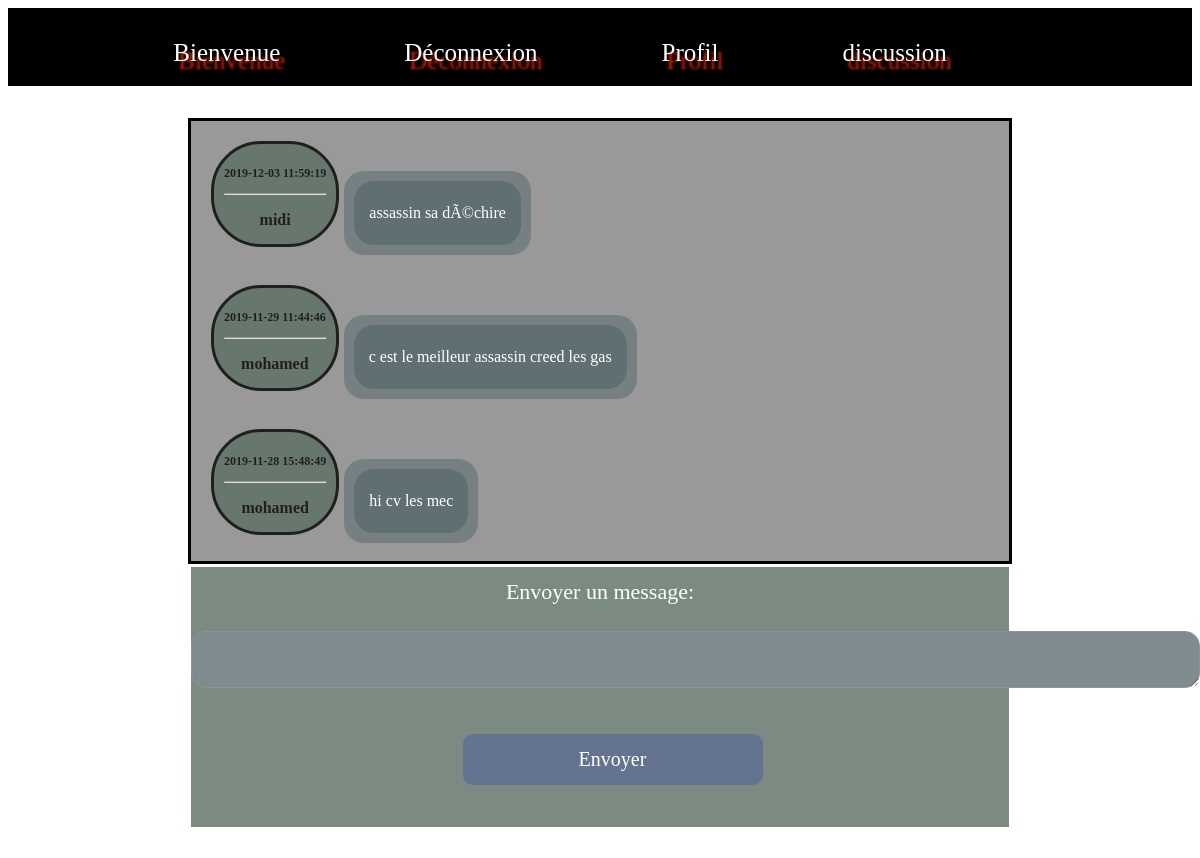
Page /discussion.php (signed in) on the committed database.
### tables this page shows
CREATE TABLE IF NOT EXISTS `messages` (
  `id` int(11) NOT NULL AUTO_INCREMENT,
  `message` varchar(140) NOT NULL,
  `id_utilisateur` int(11) NOT NULL,
  `date` datetime NOT NULL,
  PRIMARY KEY (`id`)
);

CREATE TABLE IF NOT EXISTS `utilisateurs` (
  `id` int(11) NOT NULL AUTO_INCREMENT,
  `login` varchar(255) NOT NULL,
  `password` varchar(255) NOT NULL,
  PRIMARY KEY (`id`)
);

### discussion.php (the view, shortened to what this page needs)
<html>
<head>
	<link rel="stylesheet" href= "index.css">
</head>
  <body class="bodyd">
     <?php
    if (isset ($_SESSION['login']) && !empty($_SESSION['login'])){
    if (isset($_SESSION['login']) && ($_SESSION['login'] == true))
    {
      include 'barnavco.php';
    }
    else
    {
       include 'barnav.php';
    }
    ?>
    <section>
<?php
$connexion = mysqli_connect("localhost","root","","discussion");
$requete = "SELECT login, message,date FROM utilisateurs LEFT JOIN messages ON utilisateurs.id = messages.id_utilisateur ORDER BY messages.id DESC";
$req = mysqli_query($connexion, $requete);
while($row = mysqli_fetch_assoc($req))
{
 ?>
	<div class="poster">
		<div id="user">
		   <p><b><?php echo $row['date']?></b></p>
		   <hr>
		   <h3><b><?php echo $row['login']?></b></h3>
	    </div>
	    <div id="messag">
	    	<div class="bubble">
		   <p><?php echo $row['message']?></p>
		   </div>
	   </div>
	</div>
<?php
}
?>
</section>
<article>
        <div id="comment">
                    <?php
               if (isset($_SESSION['login'])==true){
                    ?>
                    <form method="POST" action="">
                        <label>Envoyer un message:</label>
                        <br/><br/>
                        <textarea name="message" rows="3" maxlength="50" cols="120"></textarea><br/><br/>
                        <input type="submit" name="submit" value ="Envoyer">
                    </form>
                    <?php
                     }
                  ?>
        </div>
    </article>
</body>
<?php
}
?>

### barnavco.php
<header>
   <link rel="stylesheet" href="index.css" media="screen" type="text/css" />
           <div class="Barrenav">
               <nav>
                   <ul id="nav">
                       <li><a href="index.php">Bienvenue</a></li>
                       <li><a href="index.php?deconnexion=true">Déconnexion</a></li>
                       <li><a href="profil.php">Profil</a></li>
                       <li><a href="discussion.php">discussion</a></li>
                   </ul>
               </nav>
           </div>
       </header>

### index.css (style rules this page uses)
.Barrenav { text-align: center; background-color: black; display: inline-block; flex-direction: row; text-align: center; padding: 0%; margin: auto; width: 100%; height: 50px; font-family: 'Trade Winds', cursive; }
#nav { list-style-type: none; text-align: center; margin-bottom: 4%; padding: 18px; margin-left: 0%; margin-right: 20%; margin: auto; margin-top: 1%; border:solid black 1px; background-color: black; }
#nav li { display: inline; margin-right: 80px; font-size: 25px; }
#nav li a { padding: 5px 20px; color:white; text-decoration: none; text-shadow: 0.2em 0.3em 0.1em #d9260c ; }
input[type=submit] { background-color: #3E5173; color: white; padding: 14px 20px; font-family: 'Géorgie'; font-size: 20px; width: 300px; border: none; border-radius: 10px; cursor: pointer; margin: 20px; margin-left: 45px; }
.bodyd { background: url("https://store-images.s-microsoft.com/image/apps.35697.64348089090308451.8e82fecc-34a6-434e-95fc-94cd09776a1e.0ca5bf53-9afd-49bf-bbc1-8835676c9073?mode=scale&q=90&h=1080&w=1920&background=%23FFFFFF")top left/100% 100%; }
section { background-color: rgba(0, 0, 0, 0.4); margin-top: 60px; margin-left: 180px; margin-right: 180px; border-style:solid; padding: 20px; height: 400px; overflow-y: scroll; }
.poster { display:flex; margin-bottom: 10px; }
#user { border-style:solid; border-radius:50px; height: 80px; padding: 10px; background-color: #5C6F63; margin-right: 5px; opacity: 0.8; }
#user p { color: black; font-size: 12px; text-align: center; }
#user h3 { color: black; font-size: 16px; text-align: center; }
#messag { margin-top: 30px; border-radius:20px; padding: 10px; margin-bottom: 20px; background-color: rgba(95, 111, 114, 0.6); }
.bubble { background: #5F6F72; color:#fff; padding:7px 15px; border-radius:20px; }
article { margin-top: 0%; margin-left: 180px; margin-right: 180px; }
#comment { border-style:solid; text-align: center; font-family: 'Géorgie'; color: white; font-size: 22px; padding-top: 12px; background-color: #5C6F63; opacity: 0.8; }
textarea { background-color: #5F6F72; font-family: 'Géorgie'; font-size: 15px; color: white; border-radius: 15px; }

### rows in the picture
messages: date "2019-12-03 11:59:19", id_utilisateur.login "midi", message "assassin sa dÃ©chire"
messages: date "2019-11-29 11:44:46", id_utilisateur.login "mohamed", message "c est le meilleur assassin creed les gas"
messages: date "2019-11-28 15:48:49", id_utilisateur.login "mohamed", message "hi cv les mec"
